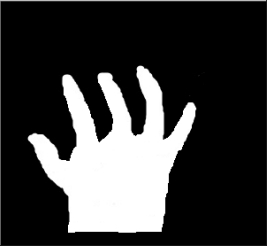
#> input picture data/hand.bmp, 268 x 247 px
$ python convexHull2.py
#> lines starting #> are read from the running program, lines starting #| are printed output that depends on the picture; after the words box and inside, x2 and y2 are one past the last pixel; in counts of white or black regions, pixels touching at a corner belong together
# _*_ coding: utf-8 _*_

"""
  @Time    : 2023.10.10 15:08
  @File    : convexHull2.py
  @Project : opencv_tutorial
  @Author  : Saitama
  @IDE     : PyCharm
  @Desc    : 凸包实例 - cv.convexHull()
"""

import cv2 as cv
import numpy as np

o = cv.imread("../../data/hand.bmp")
#> o is the input picture: shape (247, 268, 3); min 0, max 255, mean 60

cv.imshow("origin", o)

gray = cv.cvtColor(o, cv.COLOR_BGR2GRAY)

ret, binary = cv.threshold(gray, 127, 255, cv.THRESH_BINARY)
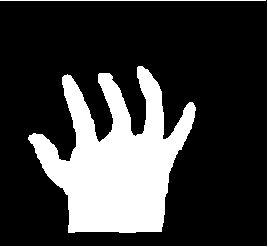
#> binary: shape (247, 268); 23.4% white; 3 white regions

contours, hierarchy = cv.findContours(binary, cv.RETR_LIST, cv.CHAIN_APPROX_SIMPLE)
#> contours = 3 contours, 2 with area under 20; largest, box (x1, y1, x2, y2) and area: (28, 66, 196, 233) 14277

hull = cv.convexHull(contours[0])
#> hull = contour of 19 points, box (x1, y1, x2, y2) (28, 66, 196, 233), area 21108

cv.polylines(o, [hull], True, 255, 2)
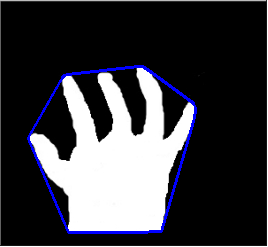
#> o: shape (247, 268, 3); 2.32% of pixels changed, all inside (x1, y1, x2, y2) = (27, 65, 197, 234)

cv.imshow("result", o)

cv.waitKey()
cv.destroyAllWindows()

$ run again, with data/blackhat.bmp copied over data/hand.bmp
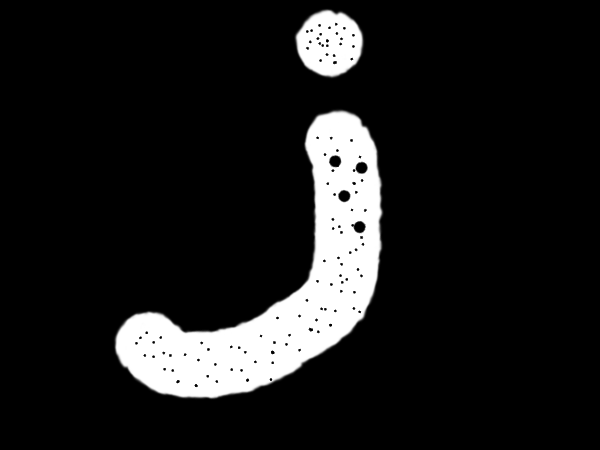
#> input picture data/blackhat.bmp, 600 x 450 px
#> o is the input picture: shape (450, 600, 3); min 0, max 255, mean 28.3
#> `ret, binary = cv.threshold(gray, 127, 255, cv.THRESH_BINARY)`:
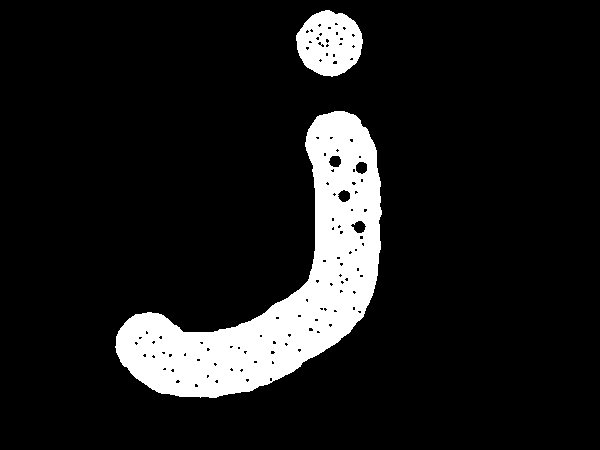
#> binary: shape (450, 600); 11.1% white; 2 white regions
#> contours = 112 contours, 106 with area under 20; largest, box (x1, y1, x2, y2) and area: (115, 111, 382, 398) 27139, (296, 10, 363, 77) 3273, (350, 220, 367, 234) 134, (328, 155, 342, 168) 124, (355, 161, 368, 175) 124, (337, 189, 351, 203) 122
#> hull = [[194, 384], [195, 383], [196, 383], [198, 385], [198, 386], [197, 387], [195, 387], [194, 386]]
#> o: shape (450, 600, 3); 0.02% of pixels changed, all inside (x1, y1, x2, y2) = (193, 382, 200, 389)
